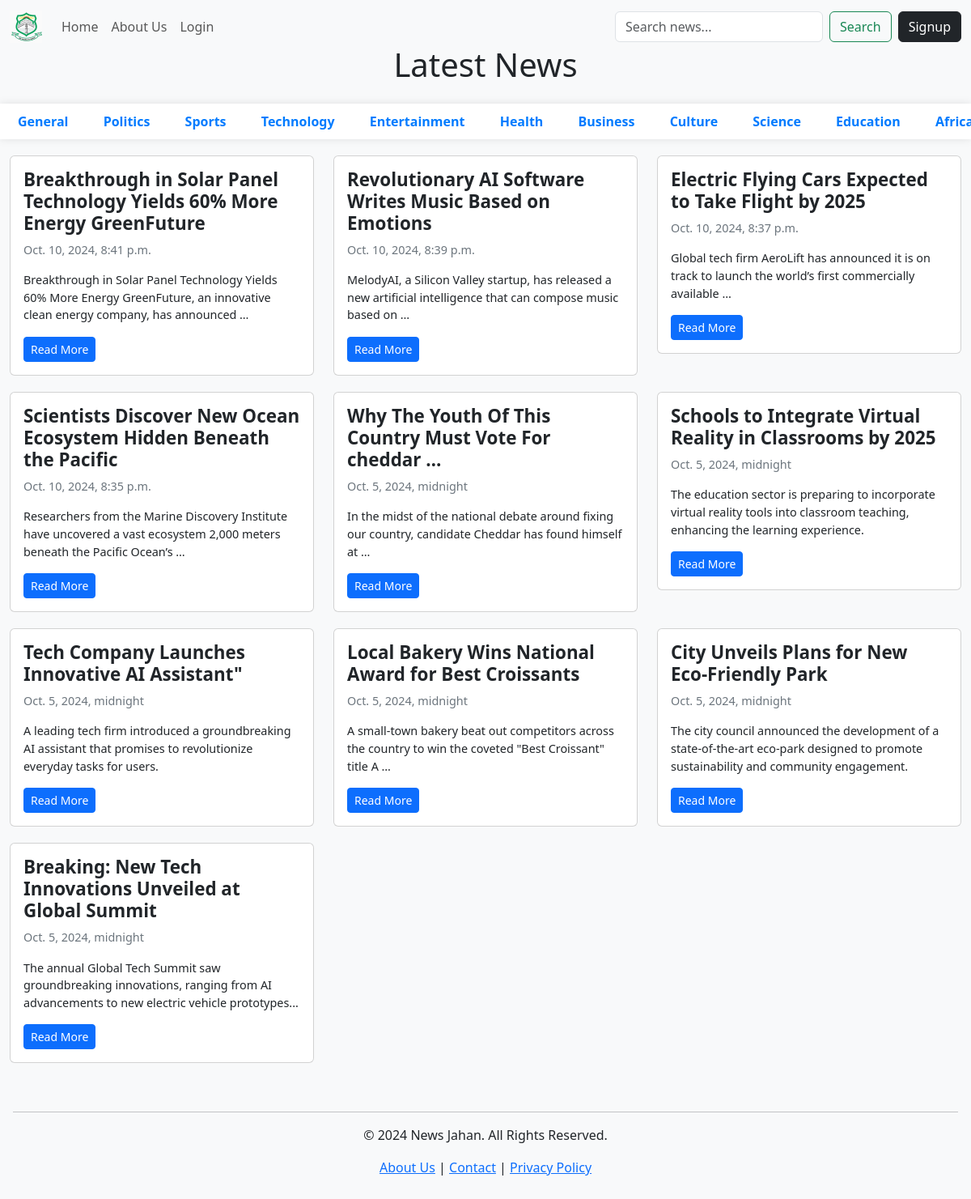
Page /jahan/home/ on the earlier database version.
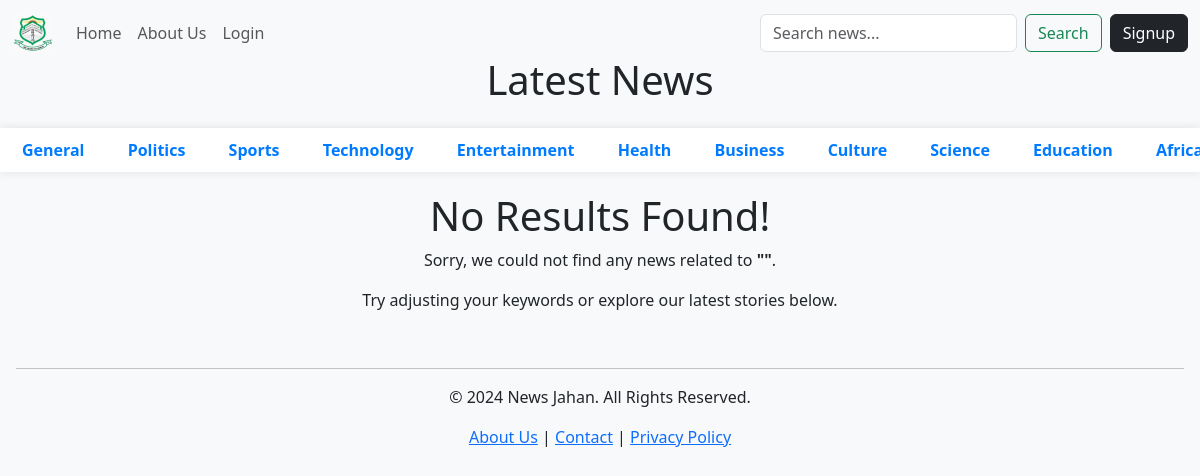
Same page on the later database version.
### jahan_news_portal/models.py (models this page shows, shortened)
class NewsModel(models.Model):
    title = models.CharField(max_length=150)
    category = models.CharField(max_length=70)
    body = models.TextField()
    comments = models.PositiveIntegerField()
    approved = models.BooleanField(default=False)
    date = models.DateTimeField(auto_now_add=True)

### jahan_news_portal/views.py (the view)
# urls.py: path("home/",views.HomeView.as_view(),name="home"),
class HomeView(View):
    template_name = "index.html"
    success_url = reverse_lazy("home")
    def get(self,request):
        news = NewsModel.objects.all()
        context = {"news":news,"profile":profile(request.user)}
        return render(request,self.template_name,context)

### jahan_news_portal/views.py (called while the page is built)
def profile(user):
    try:
        profile, created = UserProfileModel.objects.get_or_create(user=user)
        return profile
    except:
        return None

### templates/index.html (shortened to what the changed rows need)
<!doctype html>
{% load static %} {% load humanize %}
<html lang="en">
    <head>
        <link rel="stylesheet" href="{% static 'css/index.css' %}" />
        <link rel="stylesheet" href="{% static 'css/bootstrap.min.css' %}" />
        <link rel="stylesheet" href="{% static 'icon/bootstrap-icons.css' %}" />
        <link
            rel="stylesheet"
            href="https://cdnjs.cloudflare.com/ajax/libs/font-awesome/6.0.0-beta3/css/all.min.css"
        />
    </head>
    <body class="bg-body-tertiary">
        <main>
            {% block content %}
            <div class="container-fluid">
                <h1 class="text-center pt-3 mb-4">Latest News</h1>
                <div class="row">
                    {% if news %} {% for news in news reversed %}
                    <div class="col-md-6 col-xl-4">
                        <div class="card news-card">
                            <div class="card-body">
                                <h5 class="news-title">
                                    <a
                                        href="{% url 'readnews' news.id  news.title %}"
                                        class="text-dark"
                                        >{{news.title|truncatewords:10}}</a
                                    >
                                </h5>
                                <p class="news-date">{{news.date}}</p>
                                <p class="news-body">
                                    {{news.body|truncatewords:17}}
                                </p>
                                <a
                                    href="{% url 'readnews' news.id news.title %}"
                                    class="btn btn-primary btn-sm"
                                    >Read More</a
                                >
                            </div>
                        </div>
                    </div>
                    {% endfor%} {% else %}
                    <div class="text-center no-news">
                        <h1>No Results Found!</h1>
                        <p>
                            Sorry, we could not find any news related to
                            <strong>"{{category}}"</strong>.
                        </p>
                        <p>
                            Try adjusting your keywords or explore our latest
                            stories below.
                        </p>
                    </div>
                    {% endif%}
                </div>
            </div>
            {% endblock content%}
        </main>
    </body>
</html>

Differences in the rows shown:
removed NewsModel: title "Breakthrough in Solar Panel Technology Yields 60% More Energy GreenFuture", date "Oct. 10, 2024, 8:41 p.m.", body "Breakthrough in Solar Panel Technology Yields 60% More Energy GreenFuture, an innovative clean energy company, has announced …"
removed NewsModel: title "Revolutionary AI Software Writes Music Based on Emotions", date "Oct. 10, 2024, 8:39 p.m.", body "MelodyAI, a Silicon Valley startup, has released a new artificial intelligence that can compose music based on …"
removed NewsModel: title "Electric Flying Cars Expected to Take Flight by 2025", date "Oct. 10, 2024, 8:37 p.m.", body "Global tech firm AeroLift has announced it is on track to launch the world’s first commercially available …"
removed NewsModel: title "Scientists Discover New Ocean Ecosystem Hidden Beneath the Pacific", date "Oct. 10, 2024, 8:35 p.m.", body "Researchers from the Marine Discovery Institute have uncovered a vast ecosystem 2,000 meters beneath the Pacific Ocean’s …"
removed NewsModel: title "Why The Youth Of This Country Must Vote For cheddar …", date "Oct. 5, 2024, midnight", body "In the midst of the national debate around fixing our country, candidate Cheddar has found himself at …"
removed NewsModel: title "Schools to Integrate Virtual Reality in Classrooms by 2025", date "Oct. 5, 2024, midnight", body "The education sector is preparing to incorporate virtual reality tools into classroom teaching, enhancing the learning experience."
removed NewsModel: title "Tech Company Launches Innovative AI Assistant\"", date "Oct. 5, 2024, midnight", body "A leading tech firm introduced a groundbreaking AI assistant that promises to revolutionize everyday tasks for users."
removed NewsModel: title "Local Bakery Wins National Award for Best Croissants", date "Oct. 5, 2024, midnight", body "A small-town bakery beat out competitors across the country to win the coveted \"Best Croissant\" title A …"
removed NewsModel: title "City Unveils Plans for New Eco-Friendly Park", date "Oct. 5, 2024, midnight", body "The city council announced the development of a state-of-the-art eco-park designed to promote sustainability and community engagement."
removed NewsModel: title "Breaking: New Tech Innovations Unveiled at Global Summit", date "Oct. 5, 2024, midnight", body "The annual Global Tech Summit saw groundbreaking innovations, ranging from AI advancements to new electric vehicle prototypes..."
Other differences:
text now shown: "No Results Found! Sorry, we could not find any news related to \" \" . Try adjusting your keywords or explore our latest stories below."
